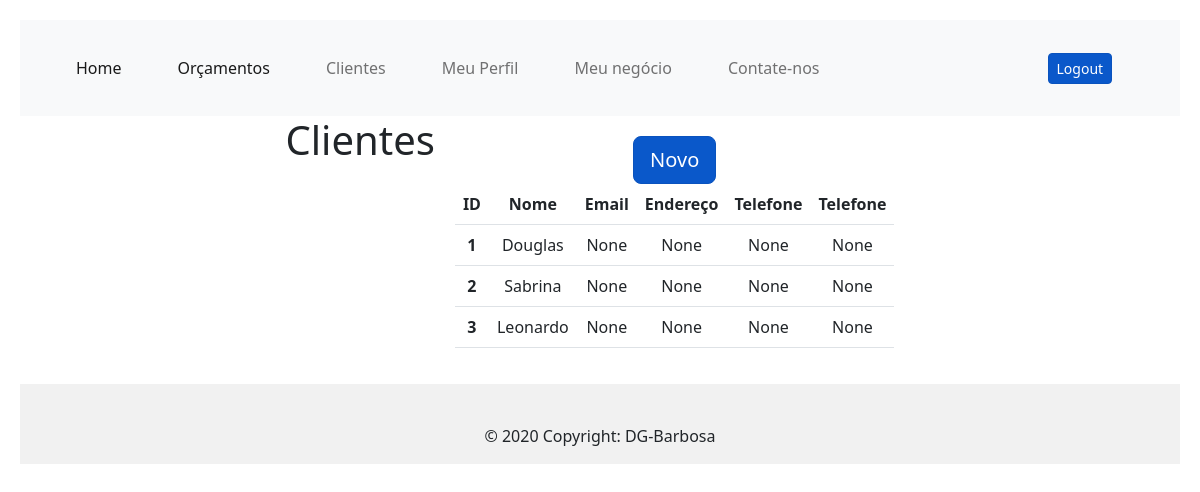
The page /clients (signed in) on the database its author committed.
### app/models/tables.py (models this page shows, shortened)
class Clients(db.Model):
    _tablename__ = "clients"
    id = db.Column(db.Integer, primary_key=True)
    name = db.Column(db.String)
    email = db.Column(db.String, unique=True)
    address = db.Column(db.String)
    phone = db.Column(db.String)
    phone2 = db.Column(db.String)
    def __repr__(self):
        return "<User %r>" % self.name

### app/controllers/default.py (the view)
@app.route("/clients", methods=['GET'])
def clients():
    clients =  Clients.query.filter_by().all()
    print(clients)
    print("--------")
    return render_template(
        "clients.html",
        title = "Clientes", clients=clients)

### app/controllers/default.py (called while the page is built)
@lm.user_loader
def load_user(id):
    return User.query.filter_by(id=id).first()

### app/models/tables.py (called while the page is built)
    @property
    def is_authenticated(self):
        return True

### app/templates/clients.html
{% extends "base.html" %}
{% block conteudo %}
<h1>Clientes</h1>
<div class="position-relative overflow-hidden p-3 p-md-1 m-md-3 text-center ">
  <div>
    <a href="{{ url_for('cadastro_clientes') }}" class="btn btn-primary btn-lg active" role="button"
      aria-pressed="true">Novo</a>
  </div>
  <div>
    <table class="table">
      <thead class="thead-dark">
        <tr>
          <th scope="col">ID</th>
          <th scope="col">Nome</th>
          <th scope="col">Email</th>
          <th scope="col">Endereço</th>
          <th scope="col">Telefone</th>
          <th scope="col">Telefone</th>
        </tr>
      </thead>
      <tbody>
        <tr>
          {% for client in clients %}
          <th scope="row">{{ client.id }}</th>
          <td>{{ client.name }}</td>
          <td>{{ client.email }}</td>
          <td>{{ client.address }}</td>
          <td>{{ client.phone }}</td>
          <td>{{ client.phone2 }}</td>
        </tr>
        {% endfor %}
      </tbody>
    </table>
  </div>
</div>
{% endblock conteudo %}

### app/templates/base.html (shortened to what this page needs)
<!doctype html>
<html lang="pt-br">
<head>
  <link rel=stylesheet type=text/css href="{{ url_for('static', filename='css/style.css') }}">
  <link href="https://cdn.jsdelivr.net/npm/bootstrap@5.2.3/dist/css/bootstrap.min.css" rel="stylesheet"
>
</head>
<body>
  <nav class="navbar navbar-expand-lg bg-light">
    <div class="container-fluid">
      <div class="collapse navbar-collapse" id="navbarNav">
        <ul class="navbar-nav">
          <li class="nav-item">
            <a class="nav-link active" aria-current="page" href="/">Home</a>
          </li>
          <li class="nav-item">
            <a class="nav-link active" aria-current="page" href="/orcamentos">Orçamentos</a>
          </li>
          <li class="nav-item">
            <a class="nav-link" href="/clients">Clientes</a>
          </li>
          <li class="nav-item">
            <a class="nav-link" href="/perfil">Meu Perfil</a>
          </li>
          <li class="nav-item">
            <a class="nav-link" href="/negocio">Meu negócio</a>
          </li>
          <li class="nav-item">
            <a class="nav-link" href="/contatos">Contate-nos</a>
          </li>
        </ul>
        <div class="login">
          {% if current_user.is_authenticated %}
          <a href="{{ url_for('logout') }}" class="btn btn-primary btn-sm active" role="button"
            aria-pressed="true">Logout</a>
          {% else %}
          <a href="{{ url_for('login') }}" class="btn btn-primary btn-sm active" role="button"
            aria-pressed="true">Login</a>
          <a href="#" class="btn btn-secondary btn-sm active" role="button" aria-pressed="true">Inscrever-se</a>
          {% endif %}
        </div>
      </div>
    </div>
  </nav>
  {% if current_user.is_authenticated %}
  <div style="display: flex; justify-content: center">
    {% block conteudo %}
    {% endblock %}
  </div>
  {% endif %}
  <footer class="text-center text-white" style="background-color: #f1f1f1;">
    <div class="container pt-4">
      <div class="text-center text-dark p-3">
        © 2020 Copyright: DG-Barbosa
      </div>
  </footer>
</body>
</html>

### app/static/css/style.css (style rules this page uses)
body { padding: 20px; background-color: black; }
.nav-item { padding: 20px; }
a:link { text-decoration: none; }
.login { margin-left: 200px; }

### rows shown on the page
Clients: id "1", name "Douglas", email "None", address "None", phone "None", phone2 "None"
Clients: id "2", name "Sabrina", email "None", address "None", phone "None", phone2 "None"
Clients: id "3", name "Leonardo", email "None", address "None", phone "None", phone2 "None"
